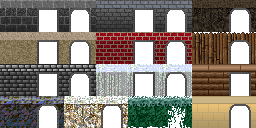
#> input picture assets/walls.png, 256 x 128 px
$ python convert_textures_c.py
#> lines starting #> are read from the running program, lines starting #| are printed output that depends on the picture
#!/usr/bin/env python3
"""Convert PNG textures to C header format for the raycasting engine.

Reads:
  assets/walls.png  (256x128, 8x4 grid of 32x32 tiles)
  assets/floors.png (256x256, irregular grid)

Outputs:
  data/palettes.h  - shared 16-color BGR555 palette as C array
  data/textures.h  - column-major pixel data as C arrays
"""

import math
import os
from collections import Counter

from PIL import Image

BASE_DIR = os.path.join(os.path.dirname(os.path.abspath(__file__)), os.pardir)
ASSETS_DIR = os.path.join(BASE_DIR, "assets")
DATA_DIR = os.path.join(BASE_DIR, "data")

WALLS_PATH = os.path.join(ASSETS_DIR, "walls.png")
FLOORS_PATH = os.path.join(ASSETS_DIR, "floors.png")
PALETTES_PATH = os.path.join(DATA_DIR, "palettes.h")
TEXTURES_PATH = os.path.join(DATA_DIR, "textures.h")

TILE_SIZE = 32
VALS_PER_LINE = 16


def extract_tile(img, col, row, tile_w=TILE_SIZE, tile_h=TILE_SIZE):
    """Extract a tile_w x tile_h tile from a grid image at (col, row)."""
    x0 = col * tile_w
    y0 = row * tile_h
    return img.crop((x0, y0, x0 + tile_w, y0 + tile_h))


def get_pixels_rgba(tile):
    """Return list of (r, g, b, a) tuples for every pixel in the tile."""
    tile_rgba = tile.convert("RGBA")
    return list(tile_rgba.getdata())


# [7 lines left out: function collect_opaque_colors, not called in this run]


def rgb_to_bgr555(r, g, b):
    """Convert 8-bit RGB to SNES 15-bit BGR555."""
    return ((b >> 3) << 10) | ((g >> 3) << 5) | (r >> 3)


def color_distance_sq(c1, c2):
    """Squared Euclidean distance between two RGB tuples."""
    return (c1[0] - c2[0]) ** 2 + (c1[1] - c2[1]) ** 2 + (c1[2] - c2[2]) ** 2


def nearest_palette_index(rgb, palette):
    """Find the index of the nearest color in the palette."""
    best_idx = 0
    best_dist = float("inf")
    for idx, pal_color in enumerate(palette):
        d = color_distance_sq(rgb, pal_color)
        if d < best_dist:
            best_dist = d
            best_idx = idx
    return best_idx


# [32 lines left out: function build_palette, not called in this run]


def index_tile(pixels, width, height, palette):
    """Convert RGBA pixel list to column-major indexed bytes.

    Returns a list of (width * height) palette indices in column-major order:
      for col in 0..width-1:
        for row in 0..height-1:
          output.append(index)
    """
    # Build a row-major 2D grid first
    grid = []
    for row in range(height):
        row_data = []
        for col in range(width):
            r, g, b, a = pixels[row * width + col]
            if a == 0:
                row_data.append(0)  # transparent -> color 0 (black)
            else:
                row_data.append(nearest_palette_index((r, g, b), palette))
        grid.append(row_data)

    # Convert to column-major
    result = []
    for col in range(width):
        for row in range(height):
            result.append(grid[row][col])
    return result


# [8 lines left out: function format_palette_c, not called in this run]


def format_texture_c(name, indices, width=TILE_SIZE, height=TILE_SIZE):
    """Format column-major texture data as C const u8 array."""
    lines = [f"/* {width}x{height}, column-major, 1 byte per pixel (palette index 0-15) */"]
    lines.append(f"const u8 {name}[{len(indices)}] = {{")
    for i in range(0, len(indices), VALS_PER_LINE):
        chunk = indices[i:i + VALS_PER_LINE]
        vals = ", ".join(f"{v:d}" for v in chunk)
        if i + VALS_PER_LINE < len(indices):
            vals += ","
        lines.append(f"    {vals}")
    lines.append("};")
    return "\n".join(lines)


def format_texture_asm(label, indices, width=TILE_SIZE, height=TILE_SIZE):
    """Format column-major texture data as WLA-DX .db assembly."""
    lines = [f"; {width}x{height}, column-major, 1 byte per pixel (palette index 0-15)"]
    lines.append(f"{label}:")
    for i in range(0, len(indices), 16):
        chunk = indices[i:i + 16]
        vals = ", ".join(f"{v:d}" for v in chunk)
        lines.append(f"    .db {vals}")
    return "\n".join(lines)


def darken_indices(indices, palette, darken_offset=32):
    """Remap palette indices to darkened versions (index + darken_offset).
    Index 0 (black) stays as 0."""
    return [0 if v == 0 else v + darken_offset for v in indices]


def darken_palette(palette, factor=0.5):
    """Create darkened version of palette by scaling RGB values."""
    darkened = []
    for r, g, b in palette:
        darkened.append((int(r * factor), int(g * factor), int(b * factor)))
    return darkened


def main():
    # Load images
    walls_img = Image.open(WALLS_PATH)
#> walls_img is the input picture: PIL image 256x128 RGBA; mean R, G, B, A 139.1, 131.7, 122.8, 197.8
    floors_img = Image.open(FLOORS_PATH)
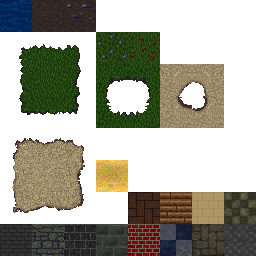
#> input picture assets/floors.png, 256 x 256 px
#> floors_img is the input picture: PIL image 256x256 RGBA; mean R, G, B, A 167.2, 166.3, 153.7, 129.8

    print(f"Loaded walls.png:  {walls_img.size[0]}x{walls_img.size[1]} ({walls_img.mode})")
#| Loaded walls.png:  256x128 (RGBA)
    print(f"Loaded floors.png: {floors_img.size[0]}x{floors_img.size[1]} ({floors_img.mode})")
#| Loaded floors.png: 256x256 (RGBA)

    # Extract tiles (1-based numbering, 8 tiles per row):
    # Outer wall: tile 1 = (col=0, row=0)
    # Inner wall: tile 23 = (col=6, row=2)
    # Floor: floors.png tile (0,7)
    outer_wall_tile = extract_tile(walls_img, col=0, row=0)
#> in extract_tile, `return img.crop((x0, y0, x0 + tile_w, y0 + tile_h))`:
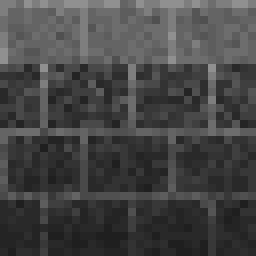
#> returned value: PIL image 32x32 RGBA (shown 8 times larger); mean R, G, B, A 69, 69, 69, 255
    inner_wall_tile = extract_tile(walls_img, col=6, row=2)
#> call 2 of extract_tile, with col = 6, row = 2, tile_w = 32, tile_h = 32
#> in extract_tile (call 2), `return img.crop((x0, y0, x0 + tile_w, y0 + tile_h))`:
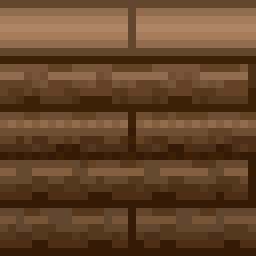
#> returned value: PIL image 32x32 RGBA (shown 8 times larger); mean R, G, B, A 100.2, 68.2, 41.6, 255
    floor_tile = extract_tile(floors_img, col=5, row=7)
#> call 3 of extract_tile, with col = 5, row = 7, tile_w = 32, tile_h = 32
#> in extract_tile (call 3), `return img.crop((x0, y0, x0 + tile_w, y0 + tile_h))`:
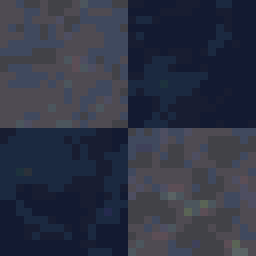
#> returned value: PIL image 32x32 RGBA (shown 8 times larger); mean R, G, B, A 47.5, 52.3, 68.7, 255

    print(f"Outer wall: tile 1, col=0, row=0 from walls.png")
    print(f"Inner wall: tile 23, col=6, row=2 from walls.png")
    print(f"Floor tile: col=0, row=7 from floors.png")

    # Get pixel data
    outer_pixels = get_pixels_rgba(outer_wall_tile)
#> outer_pixels = 1024 items, first 6: (126, 126, 126, 255), (126, 126, 126, 255), (109, 109, 109, 255), (144, 144, 144, 255), (126, 126, 126, 255), (144, 144, 144, 255)
    inner_pixels = get_pixels_rgba(inner_wall_tile)
#> inner_pixels = 1024 items, first 6: (98, 69, 45, 255), (98, 69, 45, 255), (98, 69, 45, 255), (98, 69, 45, 255), (98, 69, 45, 255), (98, 69, 45, 255)
    floor_pixels = get_pixels_rgba(floor_tile)
#> floor_pixels = 1024 items, first 6: (79, 75, 82, 255), (79, 75, 82, 255), (64, 73, 94, 255), (66, 66, 71, 255), (66, 66, 71, 255), (79, 75, 82, 255)

    # === Three separate palettes ===
    def build_pal(pixels):
        f = Counter()
        for r, g, b, a in pixels:
            if a > 0:
                f[(r, g, b)] += 1
#> this loop made 1024 passes
#> (r, g, b) on passes 1 to 3: (126, 126, 126), (126, 126, 126), (109, 109, 109)
#> after the loop, f = 15 items
        f.pop((0, 0, 0), None)
        colors = [c for c, _ in f.most_common(15)]
#> colors = [(41, 41, 41), (100, 100, 100), (56, 56, 56), (46, 46, 46), (109, 109, 109), (51, 51, 51), (36, 36, 36), (63, 63, 63), (93, 93, 93), (73, 73, 73), (126, 126, 126), (85, 85, 85), (80, 80, 80), (31, 31, 31), (144, 144, 144)]
        pal = [(0, 0, 0)] + colors
#> pal = [(0, 0, 0), (41, 41, 41), (100, 100, 100), (56, 56, 56), (46, 46, 46), (109, 109, 109), (51, 51, 51), (36, 36, 36), (63, 63, 63), (93, 93, 93), (73, 73, 73), (126, 126, 126), (85, 85, 85), (80, 80, 80), (31, 31, 31), (144, 144, 144)]
        while len(pal) < 16:
            pal.append((0, 0, 0))
#> this loop made 0 passes
        return pal, len(f)

    # Outer wall palette (CGRAM 0-15, dark at 32-47)
    outer_palette, outer_uniq = build_pal(outer_pixels)
#> outer_palette has the same summary as pal in build_pal; outer_uniq = 15
    # Inner wall palette (CGRAM 16-31, dark at 48-63)
    inner_palette, inner_uniq = build_pal(inner_pixels)
#> the loop in build_pal (call 2), `for r, g, b, a in pixels:` made 1024 passes
#> (r, g, b) on passes 1 to 3: (98, 69, 45), (98, 69, 45), (98, 69, 45)
#> the loop in build_pal (call 2), `while len(pal) < 16:` made 2 passes
#> inner_palette = [(0, 0, 0), (98, 69, 45), (53, 27, 6), (86, 56, 30), (77, 47, 23), (145, 108, 78), (62, 32, 7), (99, 65, 36), (164, 124, 92), (110, 78, 50), (119, 85, 56), (103, 73, 47), (132, 95, 64), (176, 133, 99), (0, 0, 0), (0, 0, 0)]; inner_uniq = 13
    # Floor palette (CGRAM 64-79, dark at 96-111)
    floor_palette, floor_uniq = build_pal(floor_pixels)
#> floor_palette = [(0, 0, 0), (19, 26, 49), (79, 75, 82), (27, 41, 64), (64, 73, 94), (66, 66, 71), (24, 29, 49), (78, 78, 97), (76, 86, 93), (92, 78, 86), (63, 65, 90), (90, 99, 100), (90, 100, 85), (29, 50, 61), (43, 49, 58), (37, 42, 78)]; floor_uniq = 15
    # Keep 'palette' pointing to outer for format_palette_c compatibility
    palette = outer_palette
#> palette has the same summary as pal in build_pal

    print(f"Outer wall palette: {outer_uniq} unique -> 15 slots (CGRAM 0-15)")
#| Outer wall palette: 15 unique -> 15 slots (CGRAM 0-15)
    print(f"Inner wall palette: {inner_uniq} unique -> 15 slots (CGRAM 16-31)")
#| Inner wall palette: 13 unique -> 15 slots (CGRAM 16-31)
    print(f"Floor palette: {floor_uniq} unique -> 15 slots (CGRAM 64-79)")
#| Floor palette: 15 unique -> 15 slots (CGRAM 64-79)

    # Index each texture to its own palette with correct offset
    outer_indices = index_tile(outer_pixels, TILE_SIZE, TILE_SIZE, outer_palette)
#> after the loop in index_tile, `for row in range(height):`: grid = 32 items
#> after the loop in index_tile, `for col in range(width):`: result = 1024 values, max 15 at index 6, min 1 at index 11, mean 6.06
#> outer_indices has the same summary as result in index_tile
    # Inner wall: offset by 16 (CGRAM 16-31)
    inner_indices = index_tile(inner_pixels, TILE_SIZE, TILE_SIZE, inner_palette)
#> inner_indices = 1024 values, max 13 at index 3, min 1 at index 0, mean 5.59
    inner_indices = [0 if v == 0 else v + 16 for v in inner_indices]
#> inner_indices = 1024 values, max 29 at index 3, min 17 at index 0, mean 21.59
    # Floor: offset by 64 (CGRAM 64-79)
    floor_indices = index_tile(floor_pixels, TILE_SIZE, TILE_SIZE, floor_palette)
#> floor_indices = 1024 values, max 15 at index 442, min 1 at index 25, mean 3.37
    floor_indices = [0 if v == 0 else v + 64 for v in floor_indices]
#> floor_indices = 1024 values, max 79 at index 442, min 65 at index 25, mean 67.37

    # Ceiling = floor + 32 (CGRAM 96-111)
    ceil_indices = [0 if v == 0 else v + 32 for v in floor_indices]
#> ceil_indices = 1024 values, max 111 at index 442, min 97 at index 25, mean 99.37

    # Generate output files
    os.makedirs(DATA_DIR, exist_ok=True)

    # --- palettes.h ---
    pal_header = (
        "/* ============================================\n"
        " * Shared 16-color BGR555 palette\n"
        " * Auto-generated by tools/convert_textures_c.py\n"
        " * ============================================ */\n"
        "\n"
        "#ifndef PALETTES_H\n"
        "#define PALETTES_H\n"
    )
    def pal_to_c(name, pal):
#> called with name = 'shared_palette'
        bgr = [rgb_to_bgr555(r, g, b) for r, g, b in pal]
#> bgr = [0, 5285, 12684, 7399, 5285, 13741, 6342, 4228, 7399, 11627, 9513, 15855, 10570, 10570, 3171, 19026]
        return f"const u16 {name}[{len(bgr)}] = {{\n    " + ", ".join(f"0x{v:04X}" for v in bgr) + "\n};"

    palette_text = (pal_header +
        "\n/* CGRAM 0-15: outer wall palette */\n" +
        pal_to_c("shared_palette", outer_palette) +
        "\n/* CGRAM 16-31: inner wall palette */\n" +
        pal_to_c("inner_pal", inner_palette) +
        "\n/* CGRAM 32-47: outer wall dark */\n" +
        pal_to_c("dark_palette", darken_palette(outer_palette)) +
        "\n/* CGRAM 48-63: inner wall dark */\n" +
        pal_to_c("inner_dark_pal", darken_palette(inner_palette)) +
        "\n/* CGRAM 64-79: floor palette */\n" +
        pal_to_c("floor_pal", floor_palette) +
        "\n/* CGRAM 96-111: floor dark (ceiling) */\n" +
        pal_to_c("dark_floor_pal", darken_palette(floor_palette)) +
        "\n/* Colors for solid ceiling/floor fill */\n"
        "const u16 extra_palette[2] = {\n"
        "    0x1084,  /* dark gray ceiling */\n"
        "    0x1CE7   /* medium gray floor */\n"
        "};\n"
        "\n#endif /* PALETTES_H */\n")
#> in darken_palette, `darkened = []`: darkened = []
#> the loop in darken_palette, `for r, g, b in palette:` made 16 passes
#> after the loop in darken_palette, `for r, g, b in palette:`: darkened = [(0, 0, 0), (20, 20, 20), (50, 50, 50), (28, 28, 28), (23, 23, 23), (54, 54, 54), (25, 25, 25), (18, 18, 18), (31, 31, 31), (46, 46, 46), (36, 36, 36), (63, 63, 63), (42, 42, 42), (40, 40, 40), (15, 15, 15), (72, 72, 72)]
#> the loop in darken_palette (call 2), `for r, g, b in palette:` made 16 passes

    with open(PALETTES_PATH, "w", newline="\n") as f:
        f.write(palette_text)

    # --- textures.h (C format, for reference) ---
    tex_header = (
        "/* ============================================\n"
        " * Texture data (column-major, 1 byte/pixel)\n"
        " * Auto-generated by tools/convert_textures_c.py\n"
        " * ============================================ */\n"
        "\n"
        "#ifndef TEXTURES_H\n"
        "#define TEXTURES_H\n"
    )
    textures_output = tex_header + "\n"
    textures_output += format_texture_c("outer_wall_texture", outer_indices) + "\n\n"
#> the loop in format_texture_c, `for i in range(0, len(indices), VALS_PER_LINE):` made 64 passes
#> (i, chunk) on passes 2 to 12: (16, [2, 2, 10, 13, 9, 13, 9, 13, 10, 1, 1, 1, 7, 7, 7, 1]), (32, [11, 2, 2, 9, 2, 9, 5, 2, 10, 6, 3, 8, 6, 8, 1, 8]), (48, [2, 8, 3, 3, 1, 4, 1, 3, 9, 6, 1, 4, 1, 7, 7, 14]), (64, [5, 2, 2, 9, 12, 5, 2, 2, 13, 4, 8, 3, 10, 10, 10, 7]), (80, [5, 1, 6, 6, 4, 3, 6, 4, 10, 14, 6, 1, 1, 7, 1, 4]), (96, [15, 5, 5, 2, 9, 2, 12, 9, 1, 3, 3, 12, 3, 6, 8, 3]), (112, [5, 10, 3, 8, 3, 1, 7, 7, 9, 4, 1, 1, 1, 4, 7, 4]), (128, [11, 2, 2, 2, 5, 2, 12, 9, 8, 1, 8, 13, 3, 3, 8, 6]), (144, [5, 4, 3, 1, 1, 4, 7, 1, 10, 1, 1, 1, 7, 7, 7, 1]), (160, [15, 2, 2, 5, 2, 2, 2, 2, 15, 2, 11, 2, 2, 2, 9, 2]), (176, [10, 6, 14, 3, 6, 3, 6, 6, 12, 9, 8, 10, 1, 8, 3, 8])
#> chunk on pass 1: [11, 11, 5, 5, 11, 11, 15, 15, 12, 6, 10, 1, 1, 8, 3, 1]
#> after the loop in format_texture_c, `for i in range(0, len(indices), VALS_PER_LINE):`: lines = 66 items
    textures_output += format_texture_c("inner_wall_texture", inner_indices) + "\n\n"
#> the loop in format_texture_c (call 2), `for i in range(0, len(indices), VALS_PER_LINE):` made 64 passes
#> i on passes 2 to 13: 16, 32, 48, 64, 80, 96, 112, 128, 144, 160, 176, 192
    textures_output += format_texture_c("floor_texture", floor_indices) + "\n\n"
    textures_output += format_texture_c("ceil_texture", ceil_indices) + "\n\n"
    textures_output += "#endif /* TEXTURES_H */\n"

    with open(TEXTURES_PATH, "w", newline="\n") as f:
        f.write(textures_output)

    # --- GSU assembly texture data ---
    GSU_TEX_PATH = os.path.join(DATA_DIR, "gsu_textures.asm")
    asm_output = "; Auto-generated texture data for GSU (column-major, 32x32)\n"
    asm_output += "; Generated by tools/convert_textures_c.py\n\n"
    # Dark wall textures: palette indices +32 (for Y-face darkening)
    outer_dark = darken_indices(outer_indices, palette)
#> outer_dark = 1024 values, max 47 at index 6, min 33 at index 11, mean 38.06
    inner_dark = darken_indices(inner_indices, palette)
#> inner_dark = 1024 values, max 61 at index 3, min 49 at index 0, mean 53.59

    asm_output += format_texture_asm("outer_wall_tex", outer_indices) + "\n\n"
#> the loop in format_texture_asm, `for i in range(0, len(indices), 16):` made 64 passes
#> after the loop in format_texture_asm, `for i in range(0, len(indices), 16):`: lines = 66 items
    asm_output += format_texture_asm("outer_wall_dark_tex", outer_dark) + "\n\n"
#> the loop in format_texture_asm (call 2), `for i in range(0, len(indices), 16):` made 64 passes
    asm_output += format_texture_asm("inner_wall_tex", inner_indices) + "\n\n"
    asm_output += format_texture_asm("inner_wall_dark_tex", inner_dark) + "\n\n"
    asm_output += format_texture_asm("floor_tex", floor_indices) + "\n\n"
    asm_output += format_texture_asm("ceil_tex", ceil_indices) + "\n\n"

    with open(GSU_TEX_PATH, "w", newline="\n") as f:
        f.write(asm_output)

    # --- wall_textures.asm (included by data.asm) ---
    WALL_TEX_PATH = os.path.join(DATA_DIR, "wall_textures.asm")
    wall_asm = format_texture_asm("outer_wall_tex", outer_indices)
    wall_asm += "\n\n" + format_texture_asm("inner_wall_tex", inner_indices)
    with open(WALL_TEX_PATH, "w", newline="\n") as f:
        f.write(wall_asm + "\n")

    # --- floor_texture.asm (included by data.asm) ---
    FLOOR_TEX_PATH = os.path.join(DATA_DIR, "floor_texture.asm")
    floor_asm = format_texture_asm("floor_tex", floor_indices)
    with open(FLOOR_TEX_PATH, "w", newline="\n") as f:
        f.write(floor_asm + "\n")

    print()
    print(f"Generated: {os.path.normpath(PALETTES_PATH)}")
    print(f"  16 BGR555 palette entries + 16 darkened entries")
    print(f"Generated: {os.path.normpath(TEXTURES_PATH)}")
    print(f"  outer_wall_texture: {len(outer_indices)} bytes")
#|   outer_wall_texture: 1024 bytes
    print(f"  inner_wall_texture: {len(inner_indices)} bytes")
#|   inner_wall_texture: 1024 bytes
    print(f"  floor_texture:      {len(floor_indices)} bytes")
#|   floor_texture:      1024 bytes
    print(f"  ceil_texture:       {len(ceil_indices)} bytes")
#|   ceil_texture:       1024 bytes
    print(f"Generated: {os.path.normpath(GSU_TEX_PATH)}")
    print(f"  GSU assembly texture data (4 textures, {4*1024} bytes total)")


if __name__ == "__main__":
    main()
